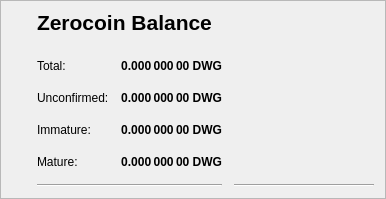
        <widget class="QFrame" name="frame_5">
         <property name="enabled">
          <bool>true</bool>
         </property>
         <property name="layoutDirection">
          <enum>Qt::LeftToRight</enum>
         </property>
         <property name="frameShape">
          <enum>QFrame::StyledPanel</enum>
         </property>
         <property name="frameShadow">
          <enum>QFrame::Raised</enum>
         </property>
         <layout class="QVBoxLayout" name="verticalLayout_6">
          <property name="spacing">
           <number>24</number>
          </property>
          <property name="leftMargin">
           <number>36</number>
          </property>
          <item>
           <widget class="QLabel" name="label_5z_3">
            <property name="maximumSize">
             <size>
              <width>16777215</width>
              <height>20</height>
             </size>
            </property>
            <property name="font">
             <font>
              <pointsize>16</pointsize>
              <weight>75</weight>
              <bold>true</bold>
             </font>
            </property>
            <property name="text">
             <string>Zerocoin Balance</string>
            </property>
            <property name="margin">
             <number>0</number>
            </property>
            <property name="indent">
             <number>-1</number>
            </property>
           </widget>
          </item>
          <item>
           <layout class="QGridLayout" name="gridLayout_5">
            <property name="spacing">
             <number>12</number>
            </property>
            <item row="4" column="0">
             <widget class="QLabel" name="labelzBalanceMatureText">
              <property name="toolTip">
               <string>Mature: more than 20 confirmation and more than 3 mints of the same denomination after it was minted.
These zDWG are spendable.</string>
              </property>
              <property name="text">
               <string>Mature:</string>
              </property>
             </widget>
            </item>
            <item row="5" column="0" colspan="2">
             <widget class="Line" name="lineSpendableBalance_5">
              <property name="orientation">
               <enum>Qt::Horizontal</enum>
              </property>
             </widget>
            </item>
            <item row="1" column="1">
             <widget class="QLabel" name="labelzBalance">
              <property name="font">
               <font>
                <weight>75</weight>
                <bold>true</bold>
               </font>
              </property>
              <property name="cursor">
               <cursorShape>IBeamCursor</cursorShape>
              </property>
              <property name="toolTip">
               <string>All available zDWG, unconfirmed and immature zDWG included.</string>
              </property>
              <property name="text">
               <string notr="true">0.000 000 00 DWG</string>
              </property>
              <property name="alignment">
               <set>Qt::AlignRight|Qt::AlignTrailing|Qt::AlignVCenter</set>
              </property>
              <property name="textInteractionFlags">
               <set>Qt::LinksAccessibleByMouse|Qt::TextSelectableByKeyboard|Qt::TextSelectableByMouse</set>
              </property>
             </widget>
            </item>
            <item row="5" column="2">
             <widget class="Line" name="lineWatchBalance_5">
              <property name="sizePolicy">
               <sizepolicy hsizetype="Preferred" vsizetype="Fixed">
                <horstretch>0</horstretch>
                <verstretch>0</verstretch>
               </sizepolicy>
              </property>
              <property name="minimumSize">
               <size>
                <width>140</width>
                <height>0</height>
               </size>
              </property>
              <property name="orientation">
               <enum>Qt::Horizontal</enum>
              </property>
             </widget>
            </item>
            <item row="1" column="0">
             <widget class="QLabel" name="labelzBalanceText">
              <property name="toolTip">
               <string>All available zDWG, unconfirmed and immature zDWG included.</string>
              </property>
              <property name="text">
               <string>Total:</string>
              </property>
             </widget>
            </item>
            <item row="1" column="2">
             <spacer name="horizontalSpacer_8">
              <property name="orientation">
               <enum>Qt::Horizontal</enum>
              </property>
              <property name="sizeHint" stdset="0">
               <size>
                <width>40</width>
                <height>20</height>
               </size>
              </property>
             </spacer>
            </item>
            <item row="4" column="2">
             <spacer name="horizontalSpacer_4">
              <property name="orientation">
               <enum>Qt::Horizontal</enum>
              </property>
              <property name="sizeHint" stdset="0">
               <size>
                <width>40</width>
                <height>20</height>
               </size>
              </property>
             </spacer>
            </item>
            <item row="4" column="1">
             <widget class="QLabel" name="labelzBalanceMature">
              <property name="font">
               <font>
                <weight>75</weight>
                <bold>true</bold>
               </font>
              </property>
              <property name="toolTip">
               <string>Mature: more than 20 confirmation and more than 3 mints of the same denomination after it was minted.
These zDWG are spendable.</string>
              </property>
              <property name="text">
               <string>0.000 000 00 DWG</string>
              </property>
              <property name="alignment">
               <set>Qt::AlignRight|Qt::AlignTrailing|Qt::AlignVCenter</set>
              </property>
             </widget>
            </item>
            <item row="2" column="0">
             <widget class="QLabel" name="labelzBalanceUnconfirmedText">
              <property name="toolTip">
               <string>Unconfirmed: less than 20 confirmations
Immature: confirmed, but less than 3 mints of the same denomination after it was minted</string>
              </property>
              <property name="text">
               <string>Unconfirmed:</string>
              </property>
             </widget>
            </item>
            <item row="2" column="1">
             <widget class="QLabel" name="labelzBalanceUnconfirmed">
              <property name="font">
               <font>
                <weight>75</weight>
                <bold>true</bold>
               </font>
              </property>
              <property name="toolTip">
               <string>Unconfirmed: less than 20 confirmations
Immature: confirmed, but less than 3 mints of the same denomination after it was minted</string>
              </property>
              <property name="text">
               <string>0.000 000 00 DWG</string>
              </property>
              <property name="alignment">
               <set>Qt::AlignRight|Qt::AlignTrailing|Qt::AlignVCenter</set>
              </property>
             </widget>
            </item>
            <item row="2" column="2">
             <spacer name="horizontalSpacer_5">
              <property name="orientation">
               <enum>Qt::Horizontal</enum>
              </property>
              <property name="sizeHint" stdset="0">
               <size>
                <width>40</width>
                <height>20</height>
               </size>
              </property>
             </spacer>
            </item>
            <item row="3" column="0">
             <widget class="QLabel" name="labelzBalanceImmatureText">
              <property name="toolTip">
               <string>Unconfirmed: less than 20 confirmations
Immature: confirmed, but less than 3 mints of the same denomination after it was minted</string>
              </property>
              <property name="text">
               <string>Immature:</string>
              </property>
             </widget>
            </item>
            <item row="3" column="1">
             <widget class="QLabel" name="labelzBalanceImmature">
              <property name="font">
               <font>
                <weight>75</weight>
                <bold>true</bold>
               </font>
              </property>
              <property name="toolTip">
               <string>Unconfirmed: less than 20 confirmations
Immature: confirmed, but less than 3 mints of the same denomination after it was minted</string>
              </property>
              <property name="text">
               <string>0.000 000 00 DWG</string>
              </property>
              <property name="alignment">
               <set>Qt::AlignRight|Qt::AlignTrailing|Qt::AlignVCenter</set>
              </property>
             </widget>
            </item>
            <item row="3" column="2">
             <spacer name="horizontalSpacer_7">
              <property name="orientation">
               <enum>Qt::Horizontal</enum>
              </property>
              <property name="sizeHint" stdset="0">
               <size>
                <width>40</width>
                <height>20</height>
               </size>
              </property>
             </spacer>
            </item>
           </layout>
          </item>
         </layout>
        </widget>
